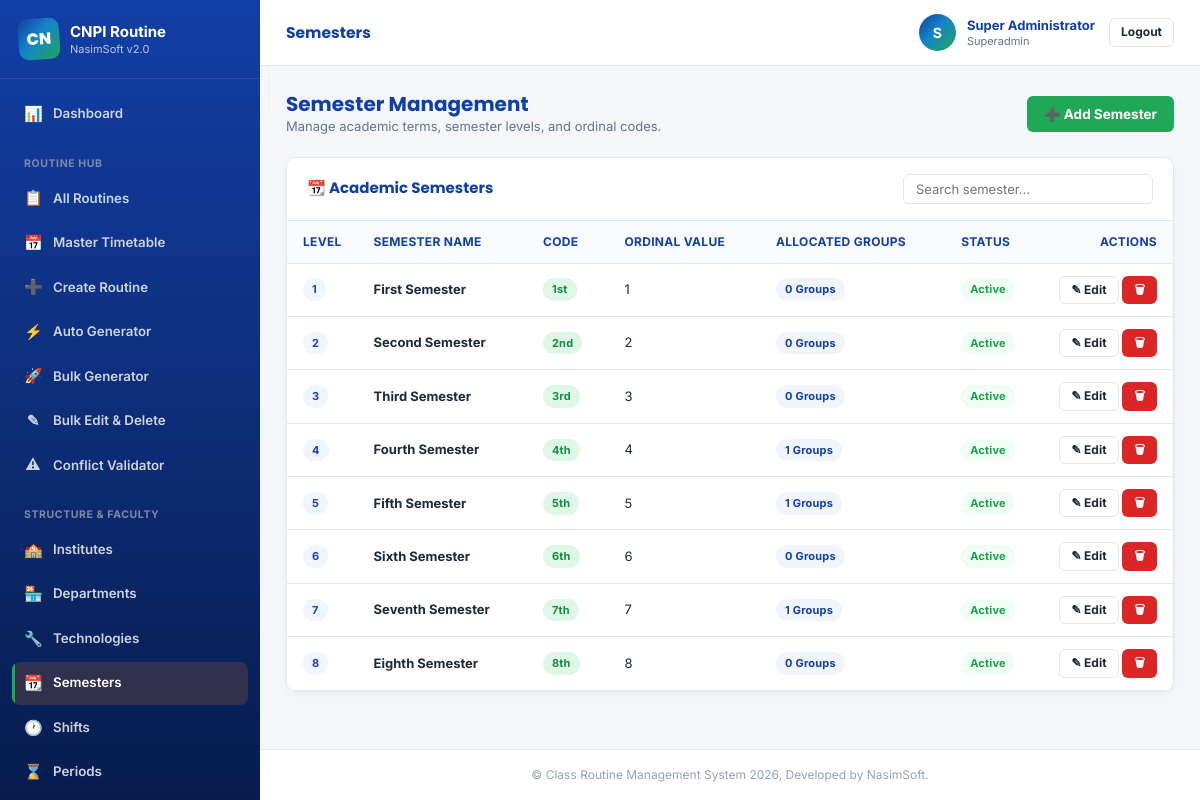
Screenshot of /admin/semesters.php (signed in) with the database file from the repository.
### tables this page shows
CREATE TABLE `semesters` (
    `id` INT AUTO_INCREMENT PRIMARY KEY,
    `name` VARCHAR(50) NOT NULL,
    `code` VARCHAR(20) NOT NULL,
    `numeric_level` INT NOT NULL,
    `active` TINYINT(1) NOT NULL DEFAULT 1,
    `created_at` TIMESTAMP DEFAULT CURRENT_TIMESTAMP,
    `updated_at` TIMESTAMP DEFAULT CURRENT_TIMESTAMP ON UPDATE CURRENT_TIMESTAMP,
    INDEX `idx_semester_level` (`numeric_level`)
);

### includes/functions.php (called while the page is built, shortened)
<?php
function generateCsrfToken(): string {
    return $_SESSION['csrf_token'];
}

### admin/semesters.php (the view, shortened to what this page needs)
<?php
$db = Database::getInstance();
$semesters = $db->query("
    SELECT s.*, (SELECT COUNT(*) FROM `groups` WHERE semester_id = s.id) as group_count
    FROM semesters s
    ORDER BY s.numeric_level ASC
")->fetchAll();
require_once __DIR__ . '/../includes/header.php';
?>
<div style="display: flex; justify-content: space-between; align-items: center; margin-bottom: 20px;">
    <div>
        <h2 style="color: var(--navy-blue); font-size: 20px; font-weight: 700;">Semester Management</h2>
        <p style="color: var(--text-muted); font-size: 13px;">Manage academic terms, semester levels, and ordinal codes.</p>
    </div>
    <button class="btn btn-accent" onclick="App.openModal('semModal')">&#10133; Add Semester</button>
</div>
<div class="card">
    <div class="card-header">
        <h3>&#128198; Academic Semesters</h3>
        <input type="text" id="semSearch" class="form-control" placeholder="Search semester..." style="max-width: 250px; padding: 6px 12px; font-size: 13px;">
    </div>
    <div class="card-body" style="padding: 0;">
        <div class="table-responsive">
            <table class="table" id="semTable">
                <thead>
                    <tr>
                        <th style="width: 50px;">Level</th>
                        <th>Semester Name</th>
                        <th>Code</th>
                        <th>Ordinal Value</th>
                        <th>Allocated Groups</th>
                        <th>Status</th>
                        <th style="width: 130px; text-align: right;">Actions</th>
                    </tr>
                </thead>
                <tbody>
                    <?php if (empty($semesters)): ?>
                        <tr>
                            <td colspan="7" style="text-align: center; padding: 25px; color: var(--text-muted);">No semesters registered.</td>
                        </tr>
                    <?php else: ?>
                        <?php foreach ($semesters as $s): ?>
                            <tr>
                                <td><span class="badge badge-primary"><?= $s['numeric_level'] ?></span></td>
                                <td><strong><?= htmlspecialchars($s['name']) ?></strong></td>
                                <td><span class="badge badge-accent"><?= htmlspecialchars($s['code']) ?></span></td>
                                <td><?= $s['numeric_level'] ?></td>
                                <td><span class="badge badge-info"><?= $s['group_count'] ?> Groups</span></td>
                                <td>
                                    <span class="badge <?= $s['active'] ? 'badge-success' : 'badge-danger' ?>">
                                        <?= $s['active'] ? 'Active' : 'Inactive' ?>
                                    </span>
                                </td>
                                <td style="text-align: right;">
                                    <a href="semesters.php?edit=<?= $s['id'] ?>" class="btn btn-outline btn-sm">&#9998; Edit</a>
                                    <button class="btn btn-danger btn-sm" onclick="App.confirm('Are you sure you want to delete this semester?', () => { window.location.href='semesters.php?delete=<?= $s['id'] ?>&csrf_token=<?= generateCsrfToken() ?>'; })">&#128465;</button>
                                </td>
                            </tr>
                        <?php endforeach; ?>
                    <?php endif; ?>
                </tbody>
            </table>
        </div>
    </div>
</div>
<?php require_once __DIR__ . '/../includes/footer.php'; ?>

### assets/css/style.css (style rules this page uses)
:root { --navy: #123FA6; --navy-dark: #0A2A6E; --navy-soft: #1A50C9; --orange: #1FA855; --orange-dark: #178A46; --orange-light: #DEF7E6; --brand-gradient: linear-gradient(135deg, #123FA6 0%, #1584C9 45%, #1FA855 100%); --bg-light: #F4F6F9; --surface: #FFFFFF; --text-dark: #1E293B; --text-muted: #64748B; --text-faint: #94A3B8; --border-color: #E2E8F0; --success: #16A34A; --success-bg: #F0FDF4; --danger: #DC2626; --danger-bg: #FEF2F2; --warning: #D97706; --warning-bg: #FEF3C7; --info: #2563EB; --info-bg: #EFF6FF; --font-body: 'Inter', -apple-system, BlinkMacSystemFont, 'Segoe UI', Roboto, sans-serif; --font-heading: 'Poppins', var(--font-body); --font-print: 'Times New Roman', Georgia, 'Noto Serif', serif; --radius-sm: 6px; --radius: 10px; --radius-lg: 16px; --shadow-sm: 0 2px 6px rgba(15, 23, 42, 0.04); --shadow: 0 8px 24px rgba(15, 23, 42, 0.08); --shadow-lg: 0 20px 50px rgba(15, 23, 42, 0.18); --navy-blue: var(--navy); --dark-orange: var(--orange-dark); --accent: var(--orange); --border: var(--border-color); --light-gray: var(--bg-light); }
*, *::before, *::after { box-sizing: border-box; }
html { -webkit-text-size-adjust: 100%; }
body { margin: 0; font-family: var(--font-body); background: var(--bg-light); color: var(--text-dark); line-height: 1.5; -webkit-font-smoothing: antialiased; overflow-x: hidden; max-width: 100vw; }
h1, h2, h3, h4, h5, h6 { font-family: var(--font-heading); line-height: 1.25; margin: 0; }
p { margin: 0; }
a { color: inherit; }
button { font-family: inherit; }
.btn { display: inline-flex; align-items: center; gap: 6px; padding: 9px 16px; border-radius: var(--radius-sm); font-size: 13.5px; font-weight: 700; text-decoration: none; cursor: pointer; border: 1px solid transparent; transition: all 0.15s ease; line-height: 1.2; white-space: nowrap; }
.btn-sm { padding: 6px 11px; font-size: 12px; }
.btn-accent, .btn-orange { background: var(--orange); color: #FFF; }
.btn-outline { border-color: var(--border-color); color: var(--text-dark); background: #FFF; }
.btn-danger { background: var(--danger); color: #FFF; }
.badge { font-size: 11px; font-weight: 700; padding: 3px 9px; border-radius: 20px; display: inline-block; letter-spacing: 0.2px; }
.badge-primary { background: var(--info-bg); color: #1E40AF; }
.badge-accent { background: var(--orange-light); color: var(--orange-dark); }
.badge-success { background: var(--success-bg); color: var(--success); }
.badge-info { background: #F1F5F9; color: var(--navy); }
.form-control, .form-select { width: 100%; padding: 10px 12px; font-size: 13.5px; font-family: inherit; color: var(--text-dark); border: 1px solid var(--border-color); border-radius: var(--radius-sm); outline: none; background: #FFF; transition: border-color 0.15s ease, box-shadow 0.15s ease; }
.card { background: var(--surface); border: 1px solid var(--border-color); border-radius: var(--radius); margin-bottom: 20px; box-shadow: var(--shadow-sm); overflow: hidden; }
.card-header { padding: 16px 20px; border-bottom: 1px solid var(--border-color); display: flex; justify-content: space-between; align-items: center; gap: 12px; flex-wrap: wrap; }
.card-header h3 { font-size: 15px; font-weight: 700; color: var(--navy); }
.card-body { padding: 20px; }
.table-responsive, .table-card { overflow-x: auto; }
.table { width: 100%; border-collapse: collapse; text-align: left; }
.table th, .table td { padding: 12px 16px; border-bottom: 1px solid var(--border-color); font-size: 13px; vertical-align: middle; }
.table th { background: #F8FAFC; color: var(--navy); font-weight: 700; font-size: 12px; text-transform: uppercase; letter-spacing: 0.3px; }
body.admin-body { display: flex; min-height: 100vh; }

### rows the page displays
semesters: numeric_level "1", name "First Semester", code "1st", group_count "0", active "Active"
semesters: numeric_level "2", name "Second Semester", code "2nd", group_count "0", active "Active"
semesters: numeric_level "3", name "Third Semester", code "3rd", group_count "0", active "Active"
semesters: numeric_level "4", name "Fourth Semester", code "4th", group_count "1", active "Active"
semesters: numeric_level "5", name "Fifth Semester", code "5th", group_count "1", active "Active"
semesters: numeric_level "6", name "Sixth Semester", code "6th", group_count "0", active "Active"
semesters: numeric_level "7", name "Seventh Semester", code "7th", group_count "1", active "Active"
semesters: numeric_level "8", name "Eighth Semester", code "8th", group_count "0", active "Active"

### other values shown
mb_substr($brandName, 0, 2) "CN"
$brandName "CNPI"
$pageTitle "Semesters"
substr($userName, 0, 1) "S"
$userName "Super Administrator"
$userRole "Superadmin"
